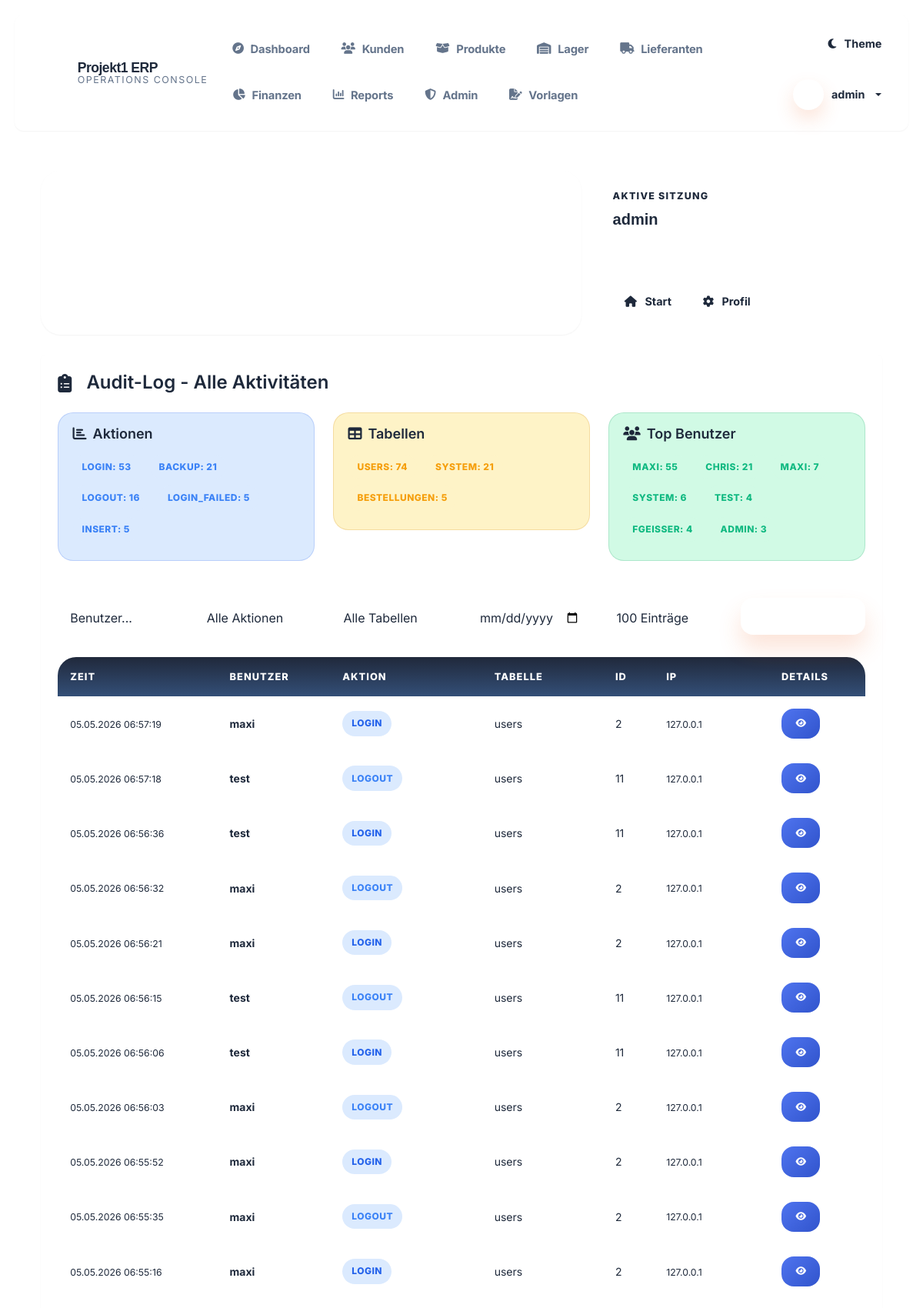
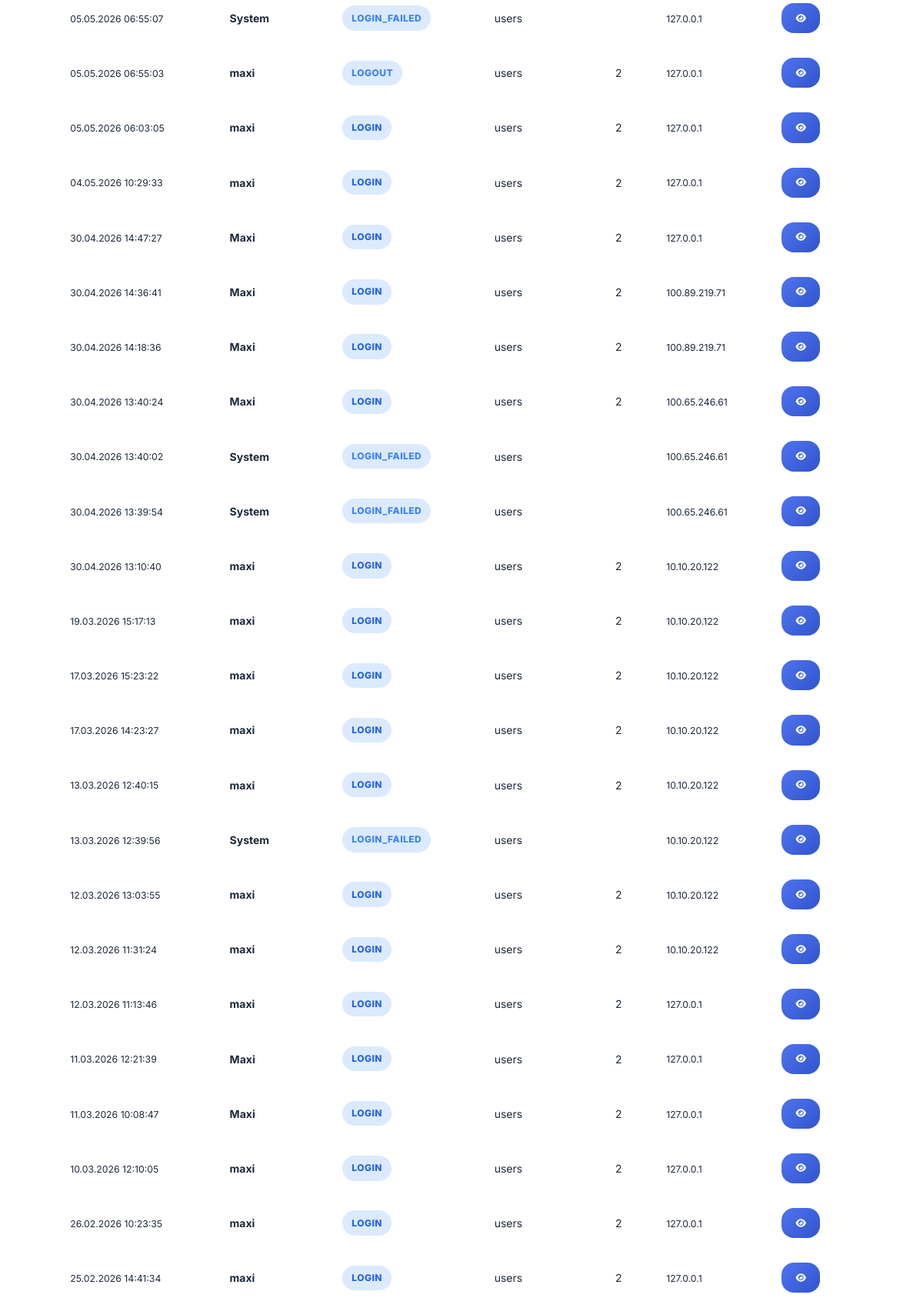
Page /audit_log_viewer.php (signed in, upper part) on the committed database (2 pictures, top to bottom).
### tables this page shows
CREATE TABLE audit_log (
    id INTEGER PRIMARY KEY AUTOINCREMENT,
    user_id INTEGER,
    username TEXT,
    action TEXT NOT NULL,
    table_name TEXT NOT NULL,
    record_id INTEGER,
    old_value TEXT,
    new_value TEXT,
    ip_address TEXT,
    user_agent TEXT,
    timestamp DATETIME DEFAULT CURRENT_TIMESTAMP
);

### audit_log_viewer.php (the view, shortened to what this page needs)
<?php
require_once 'db_connection.php';
$filter_user = $_GET['user'] ?? '';
$filter_date = $_GET['date'] ?? '';
$limit = $_GET['limit'] ?? 100;
$where = [];
$params = [];
$where_sql = !empty($where) ? "WHERE " . implode(" AND ", $where) : "";
$stmt = $PDO->prepare("SELECT * FROM audit_log $where_sql ORDER BY timestamp DESC LIMIT ?");
$params[] = (int)$limit;
$stmt->execute($params);
$logs = $stmt->fetchAll();
$stmt = $PDO->query("SELECT action, COUNT(*) as cnt FROM audit_log GROUP BY action ORDER BY cnt DESC");
$action_stats = $stmt->fetchAll();
$stmt = $PDO->query("SELECT table_name, COUNT(*) as cnt FROM audit_log GROUP BY table_name ORDER BY cnt DESC");
$table_stats = $stmt->fetchAll();
$stmt = $PDO->query("SELECT username, COUNT(*) as cnt FROM audit_log GROUP BY username ORDER BY cnt DESC LIMIT 10");
$user_stats = $stmt->fetchAll();
include 'includes/header.php';
?>
<div class="dashboard-card">
    <h2 class="section-title mb-4">
        <i class="fas fa-clipboard-list me-2"></i>Audit-Log - Alle Aktivitäten
    </h2>
    <div class="row mb-4">
        <div class="col-md-4">
            <div class="alert alert-info">
                <h5><i class="fas fa-chart-bar me-2"></i>Aktionen</h5>
                <?php foreach ($action_stats as $stat): ?>
                    <span class="status-badge badge-info me-2 mb-2">
                        <?= htmlspecialchars($stat['action']) ?>: <?= $stat['cnt'] ?>
                    </span>
                <?php endforeach; ?>
            </div>
        </div>
        <div class="col-md-4">
            <div class="alert alert-warning">
                <h5><i class="fas fa-table me-2"></i>Tabellen</h5>
                <?php foreach ($table_stats as $stat): ?>
                    <span class="status-badge badge-warning me-2 mb-2">
                        <?= htmlspecialchars($stat['table_name']) ?>: <?= $stat['cnt'] ?>
                    </span>
                <?php endforeach; ?>
            </div>
        </div>
        <div class="col-md-4">
            <div class="alert alert-success">
                <h5><i class="fas fa-users me-2"></i>Top Benutzer</h5>
                <?php foreach ($user_stats as $stat): ?>
                    <span class="status-badge badge-success me-2 mb-2">
                        <?= htmlspecialchars($stat['username']) ?>: <?= $stat['cnt'] ?>
                    </span>
                <?php endforeach; ?>
            </div>
        </div>
    </div>
    <form method="GET" class="row g-3 mb-4">
        <div class="col-md-2">
            <input type="text" name="user" class="form-control" placeholder="Benutzer..." value="<?= htmlspecialchars($filter_user) ?>">
        </div>
        <div class="col-md-2">
            <select name="action" class="form-select">
                <option value="">Alle Aktionen</option>
            </select>
        </div>
        <div class="col-md-2">
            <select name="table" class="form-select">
                <option value="">Alle Tabellen</option>
            </select>
        </div>
        <div class="col-md-2">
            <input type="date" name="date" class="form-control" value="<?= htmlspecialchars($filter_date) ?>">
        </div>
        <div class="col-md-2">
            <select name="limit" class="form-select">
                <option value="100" <?= $limit == 100 ? 'selected' : '' ?>>100 Einträge</option>
            </select>
        </div>
        <div class="col-md-2">
            <button type="submit" class="btn-primary-modern action-btn w-100">
                <i class="fas fa-filter me-1"></i>Filtern
            </button>
        </div>
    </form>
    <div class="modern-table">
        <table class="table">
            <thead>
                <tr>
                    <th>Zeit</th>
                    <th>Benutzer</th>
                    <th>Aktion</th>
                    <th>Tabelle</th>
                    <th>ID</th>
                    <th>IP</th>
                    <th>Details</th>
                </tr>
            </thead>
            <tbody>
                <?php foreach ($logs as $log): ?>
                <tr>
                    <td><small><?= date('d.m.Y H:i:s', strtotime($log['timestamp'])) ?></small></td>
                    <td><strong><?= htmlspecialchars($log['username']) ?></strong></td>
                    <td>
                        <?php
                        $badge_class = 'badge-info';
                        if ($log['action'] === 'DELETE') $badge_class = 'badge-danger';
                        elseif ($log['action'] === 'INSERT') $badge_class = 'badge-success';
                        elseif ($log['action'] === 'LOGIN') $badge_class = 'badge-primary';
                        elseif ($log['action'] === 'BACKUP') $badge_class = 'badge-warning';
                        ?>
                        <span class="status-badge <?= $badge_class ?>">
                            <?= htmlspecialchars($log['action']) ?>
                        </span>
                    </td>
                    <td><?= htmlspecialchars($log['table_name']) ?></td>
                    <td><?= htmlspecialchars($log['record_id']) ?></td>
                    <td><small><?= htmlspecialchars($log['ip_address']) ?></small></td>
                    <td>
                        <?php if ($log['new_value']): ?>
                            <button class="btn btn-sm btn-info" onclick="alert('<?= htmlspecialchars(substr($log['new_value'], 0, 100)) ?>')">
                                <i class="fas fa-eye"></i>
                            </button>
                        <?php endif; ?>
                    </td>
                </tr>
                <?php endforeach; ?>
            </tbody>
        </table>
    </div>
</div>
<?php include 'includes/footer.php'; ?>

### includes/header.php (shortened to what this page needs)
<?php
$current_page = basename($_SERVER['PHP_SELF']);
$page_title = $page_title ?? 'ERP System';
$username = $_SESSION['username'] ?? 'Gast';
$user_role = $_SESSION['role'] ?? 'user';
$logged_in = isset($_SESSION['user_id']);
$navigation_items = [
    ['file' => 'web_oberflaeche.php', 'label' => 'Dashboard', 'icon' => 'fa-compass'],
    ['file' => 'kunden_verwaltung.php', 'label' => 'Kunden', 'icon' => 'fa-users'],
    ['file' => 'produktkatalog.php', 'label' => 'Produkte', 'icon' => 'fa-box-open'],
    ['file' => 'lagerverwaltung.php', 'label' => 'Lager', 'icon' => 'fa-warehouse'],
    ['file' => 'lieferanten.php', 'label' => 'Lieferanten', 'icon' => 'fa-truck'],
    ['file' => 'finanzbuchhaltung.php', 'label' => 'Finanzen', 'icon' => 'fa-chart-pie'],
    ['file' => 'reporting.php', 'label' => 'Reports', 'icon' => 'fa-chart-column'],
];
if ($user_role === 'admin' || !empty($_SESSION['can_manage_users'])) {
    $navigation_items[] = ['file' => 'user_management.php', 'label' => 'Admin', 'icon' => 'fa-shield-halved'];
}
if ($user_role === 'admin' || !empty($_SESSION['can_manage_users']) || $user_role === 'template_editor') {
    $navigation_items[] = ['file' => 'document_templates.php', 'label' => 'Vorlagen', 'icon' => 'fa-file-signature'];
}
$aside_label = $logged_in ? 'Aktive Sitzung' : 'Zugang';
$aside_value = $logged_in ? $username : 'Nicht angemeldet';
?>
<!DOCTYPE html>
<html lang="de" data-theme="light">
<head>
    <link href="https://cdn.jsdelivr.net/npm/bootstrap@5.3.0/dist/css/bootstrap.min.css" rel="stylesheet">
    <link rel="stylesheet" href="https://cdn.jsdelivr.net/npm/@fortawesome/fontawesome-free@6.4.0/css/all.min.css">
    <link rel="stylesheet" href="assets/css/style.css">
    <link rel="stylesheet" href="assets/css/global.css">
    <link rel="stylesheet" href="includes/navigation.css">
</head>
<body>
    <div class="app-nav-shell">
        <nav class="app-nav navbar navbar-expand-lg">
            <div class="container-fluid px-0">
                <a class="app-brand navbar-brand" href="web_oberflaeche.php">
                    <span class="app-brand-mark"><i class="fas fa-layer-group"></i></span>
                    <span class="app-brand-copy">
                        <strong>Projekt1 ERP</strong>
                        <span>Operations Console</span>
                    </span>
                </a>
                <div class="collapse navbar-collapse" id="primaryNav">
                    <div class="app-nav-links navbar-nav mx-auto mt-3 mt-lg-0">
                        <?php foreach ($navigation_items as $item): ?>
                            <a class="nav-link <?= $current_page === $item['file'] ? 'active' : '' ?>" href="<?= htmlspecialchars($item['file']) ?>">
                                <i class="fas <?= htmlspecialchars($item['icon']) ?>"></i>
                                <span><?= htmlspecialchars($item['label']) ?></span>
                            </a>
                        <?php endforeach; ?>
                    </div>
                    <div class="app-toolbar">
                        <button type="button" class="theme-toggle" onclick="toggleTheme()">
                            <i class="fas fa-moon" id="themeToggleIcon"></i>
                            <span>Theme</span>
                        </button>
                        <?php if ($logged_in): ?>
                            <div class="dropdown">
                                <button class="app-user-chip dropdown-toggle" type="button" data-bs-toggle="dropdown" aria-expanded="false">
                                    <span class="user-avatar"><?= strtoupper(substr($username, 0, 1)) ?></span>
                                    <span><?= htmlspecialchars($username) ?></span>
                                </button>
                            </div>
                        <?php endif; ?>
                    </div>
                </div>
            </div>
        </nav>
    </div>
    <div class="container-main fade-in">
        <section class="page-hero">
            <div class="page-hero-main">
                <span class="page-kicker">
                    <i class="fas fa-bolt"></i>
                </span>
                <h1><?= htmlspecialchars($page_title) ?></h1>
                <p>Überarbeitete Oberfläche mit klarerer Navigation, stärkerem Kontrast und einem konsistenten Komponenten-Design für das gesamte Projekt.</p>
            </div>
            <aside class="page-hero-aside">
                <div>
                    <span class="page-hero-aside-label"><?= htmlspecialchars($aside_label) ?></span>
                    <strong><?= htmlspecialchars($aside_value) ?></strong>
                </div>
                <div class="page-hero-meta">
                    <a class="quick-link-chip" href="web_oberflaeche.php">
                        <i class="fas fa-house"></i>
                        <span>Start</span>
                    </a>
                    <?php if ($logged_in): ?>
                        <a class="quick-link-chip" href="user_settings.php">
                            <i class="fas fa-gear"></i>
                            <span>Profil</span>
                        </a>
                    <?php endif; ?>
                </div>
            </aside>
        </section>

### includes/footer.php (shortened to what this page needs)
    </div>
    <?php include 'cookie-banner.php'; ?>
</body>
</html>

### includes/cookie-banner.php (shortened to what this page needs)
<link rel="stylesheet" href="assets/css/cookie-banner.css">

### assets/css/global.css (style rules this page uses)
.table-responsive, .modern-table { scrollbar-width: thin; }
.container, .container-fluid { position: relative; z-index: 1; }
.fa, .fas, .far, .fab { text-rendering: auto; -webkit-font-smoothing: antialiased; }

### includes/navigation.css (style rules this page uses)
.app-nav-links { overflow-x: auto; scrollbar-width: none; }
@media (min-width: 992px) { .app-nav-links { overflow: visible; } }

### rows in the picture
audit_log: timestamp "05.05.2026 06:57:19", username "maxi", action "LOGIN", table_name "users", record "2", ip_address "127.0.0.1"
audit_log: timestamp "05.05.2026 06:57:18", username "test", action "LOGOUT", table_name "users", record "11", ip_address "127.0.0.1"
audit_log: timestamp "05.05.2026 06:56:36", username "test", action "LOGIN", table_name "users", record "11", ip_address "127.0.0.1"
audit_log: timestamp "05.05.2026 06:56:32", username "maxi", action "LOGOUT", table_name "users", record "2", ip_address "127.0.0.1"
audit_log: timestamp "05.05.2026 06:56:21", username "maxi", action "LOGIN", table_name "users", record "2", ip_address "127.0.0.1"
audit_log: timestamp "05.05.2026 06:56:15", username "test", action "LOGOUT", table_name "users", record "11", ip_address "127.0.0.1"
audit_log: timestamp "05.05.2026 06:56:06", username "test", action "LOGIN", table_name "users", record "11", ip_address "127.0.0.1"
audit_log: timestamp "05.05.2026 06:56:03", username "maxi", action "LOGOUT", table_name "users", record "2", ip_address "127.0.0.1"
audit_log: timestamp "05.05.2026 06:55:52", username "maxi", action "LOGIN", table_name "users", record "2", ip_address "127.0.0.1"
audit_log: timestamp "05.05.2026 06:55:35", username "maxi", action "LOGOUT", table_name "users", record "2", ip_address "127.0.0.1"
audit_log: timestamp "05.05.2026 06:55:16", username "maxi", action "LOGIN", table_name "users", record "2", ip_address "127.0.0.1"
audit_log: timestamp "05.05.2026 06:55:07", username "System", action "LOGIN_FAILED", table_name "users", ip_address "127.0.0.1"
audit_log: timestamp "05.05.2026 06:55:03", username "maxi", action "LOGOUT", table_name "users", record "2", ip_address "127.0.0.1"
audit_log: timestamp "05.05.2026 06:03:05", username "maxi", action "LOGIN", table_name "users", record "2", ip_address "127.0.0.1"
audit_log: timestamp "04.05.2026 10:29:33", username "maxi", action "LOGIN", table_name "users", record "2", ip_address "127.0.0.1"
audit_log: timestamp "30.04.2026 14:47:27", username "Maxi", action "LOGIN", table_name "users", record "2", ip_address "127.0.0.1"
audit_log: timestamp "30.04.2026 14:36:41", username "Maxi", action "LOGIN", table_name "users", record "2", ip_address "100.89.219.71"
audit_log: timestamp "30.04.2026 14:18:36", username "Maxi", action "LOGIN", table_name "users", record "2", ip_address "100.89.219.71"
audit_log: timestamp "30.04.2026 13:40:24", username "Maxi", action "LOGIN", table_name "users", record "2", ip_address "100.65.246.61"
audit_log: timestamp "30.04.2026 13:40:02", username "System", action "LOGIN_FAILED", table_name "users", ip_address "100.65.246.61"
audit_log: timestamp "30.04.2026 13:39:54", username "System", action "LOGIN_FAILED", table_name "users", ip_address "100.65.246.61"
audit_log: timestamp "30.04.2026 13:10:40", username "maxi", action "LOGIN", table_name "users", record "2", ip_address "10.10.20.122"
audit_log: timestamp "19.03.2026 15:17:13", username "maxi", action "LOGIN", table_name "users", record "2", ip_address "10.10.20.122"
audit_log: timestamp "17.03.2026 15:23:22", username "maxi", action "LOGIN", table_name "users", record "2", ip_address "10.10.20.122"
audit_log: timestamp "17.03.2026 14:23:27", username "maxi", action "LOGIN", table_name "users", record "2", ip_address "10.10.20.122"
audit_log: timestamp "13.03.2026 12:40:15", username "maxi", action "LOGIN", table_name "users", record "2", ip_address "10.10.20.122"
audit_log: timestamp "13.03.2026 12:39:56", username "System", action "LOGIN_FAILED", table_name "users", ip_address "10.10.20.122"
audit_log: timestamp "12.03.2026 13:03:55", username "maxi", action "LOGIN", table_name "users", record "2", ip_address "10.10.20.122"
audit_log: timestamp "12.03.2026 11:31:24", username "maxi", action "LOGIN", table_name "users", record "2", ip_address "10.10.20.122"
audit_log: timestamp "12.03.2026 11:13:46", username "maxi", action "LOGIN", table_name "users", record "2", ip_address "127.0.0.1"
audit_log: timestamp "11.03.2026 12:21:39", username "Maxi", action "LOGIN", table_name "users", record "2", ip_address "127.0.0.1"
audit_log: timestamp "11.03.2026 10:08:47", username "Maxi", action "LOGIN", table_name "users", record "2", ip_address "127.0.0.1"
audit_log: timestamp "10.03.2026 12:10:05", username "maxi", action "LOGIN", table_name "users", record "2", ip_address "127.0.0.1"
audit_log: timestamp "26.02.2026 10:23:35", username "maxi", action "LOGIN", table_name "users", record "2", ip_address "127.0.0.1"
audit_log: timestamp "25.02.2026 14:41:34", username "maxi", action "LOGIN", table_name "users", record "2", ip_address "127.0.0.1"

### other values in the picture
$item['label'] "Dashboard"
$item['label'] "Kunden"
$item['label'] "Produkte"
$item['label'] "Lager"
$item['label'] "Lieferanten"
$item['label'] "Finanzen"
$item['label'] "Reports"
$item['label'] "Admin"
$item['label'] "Vorlagen"
$username "admin"
$aside_label "AKTIVE SITZUNG"
$aside_value "admin"
$stat['action'] "LOGIN"
$stat['cnt'] "53"
$stat['action'] "BACKUP"
